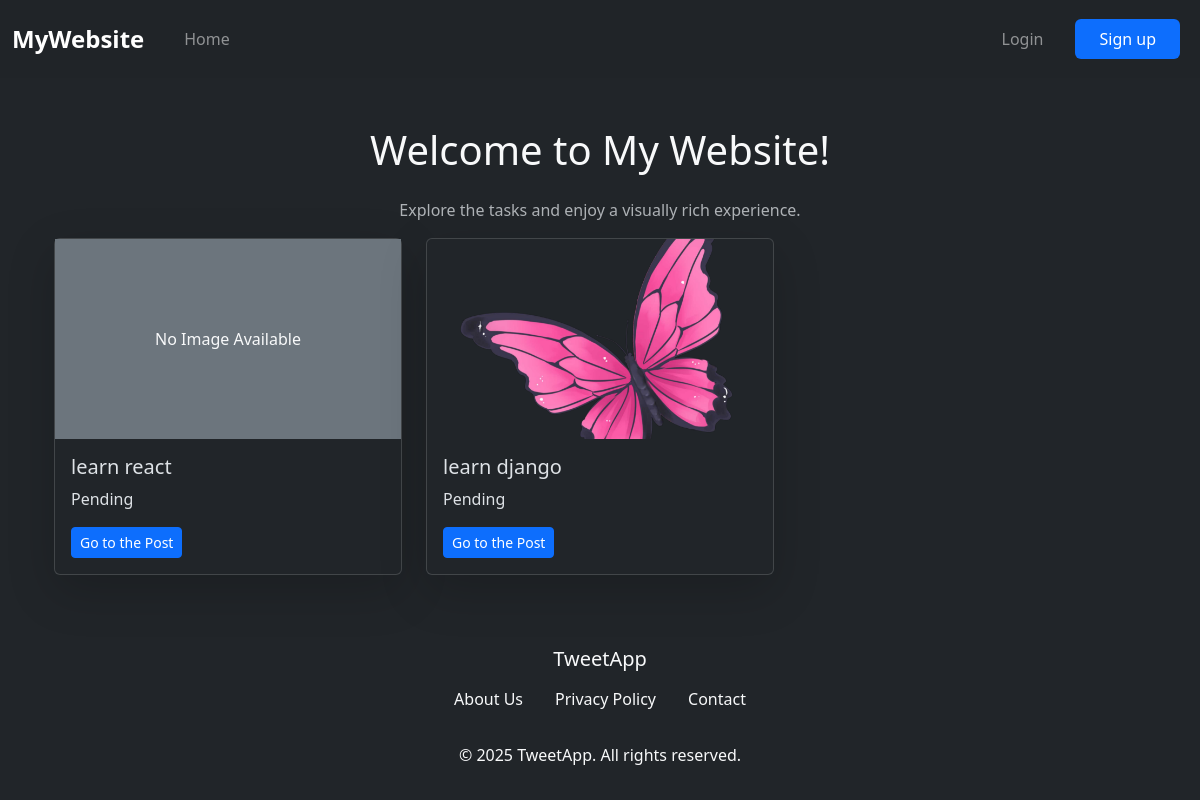
Page /api/ListTodo/ on the earlier database version.
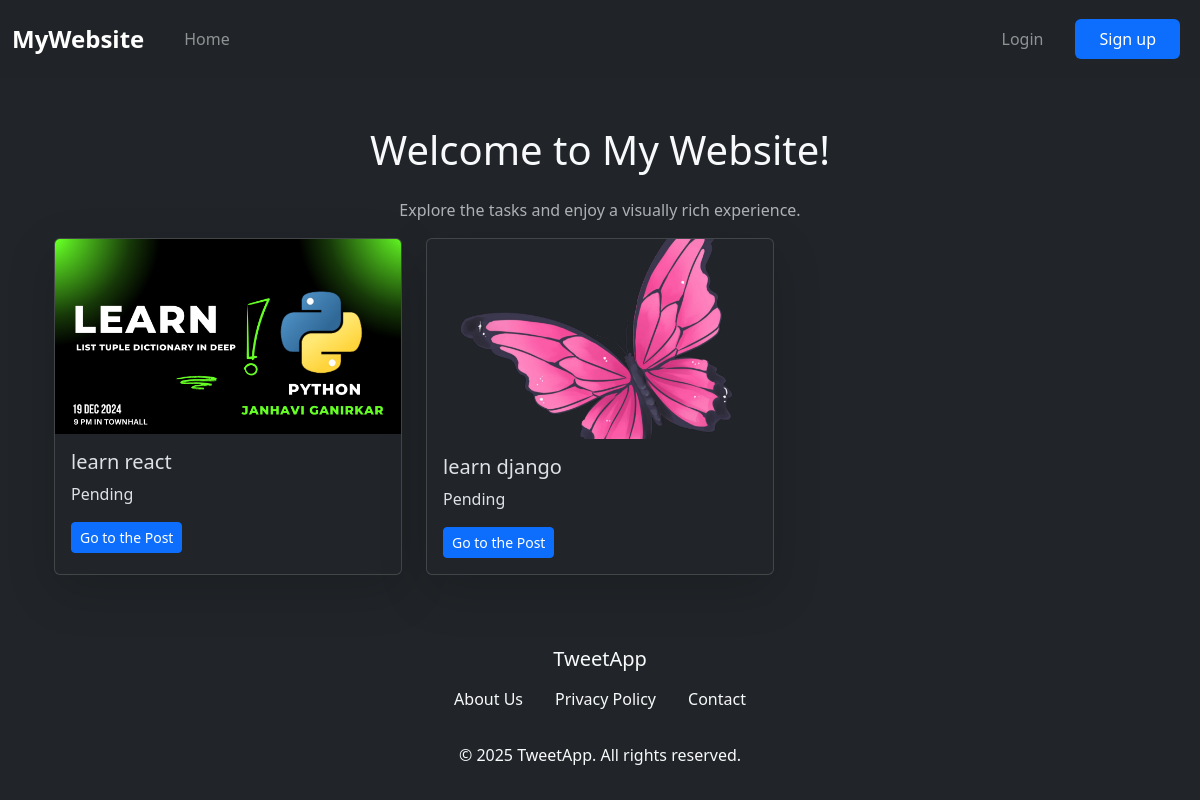
Same page on the later database version.
### api/models.py (models this page shows, shortened)
class Task(models.Model):
    title = models.CharField(max_length=200)
    status = models.CharField(max_length=20, default="Pending")
    img = models.ImageField(upload_to='photos/', blank=True, null=True)

### api/views.py (the view)
# urls.py: path('ListTodo/', views.ListTodo, name='ListTodo'),
def ListTodo(request):
    tasks = Task.objects.all()
    return render(request, 'ListTodo.html', {'tasks': tasks})

### templates/ListTodo.html (shortened to what this page needs)
{% extends "layout.html" %}
{% block content %}
<div data-bs-theme="dark" class="container my-5">
    <h1 class="text-center text-light mb-4">Welcome to My Website!</h1>
    <p class="text-center text-muted">Explore the tasks and enjoy a visually rich experience.</p>
    <div class="row g-4">
        {% for task in tasks %}
        <div class="col-md-4">
            <div class="card shadow-lg h-100" style="transition: transform 0.3s, box-shadow 0.3s;">
                {% if task.img %}
                <img src="{{ task.img.url }}" class="card-img-top img-fluid" alt="{{ task.title }}" style="max-height: 200px; object-fit: cover;">
                {% else %}
                <div class="d-flex align-items-center justify-content-center bg-secondary text-light" style="height: 200px;">
                    <p class="mb-0">No Image Available</p>
                </div>
                {% endif %}
                <div class="card-body">
                    <h5 class="card-title">{{ task.title }}</h5>
                    <p class="card-text">{{ task.status }}</p>
                    <a href="#" class="btn btn-primary btn-sm">Go to the Post</a>
                </div>
            </div>
        </div>
        {% endfor %}
    </div>
</div>
{% endblock %}

Differences in the rows shown:
changed Task "learn react": img: picture added; no longer shows "No Image Available"
